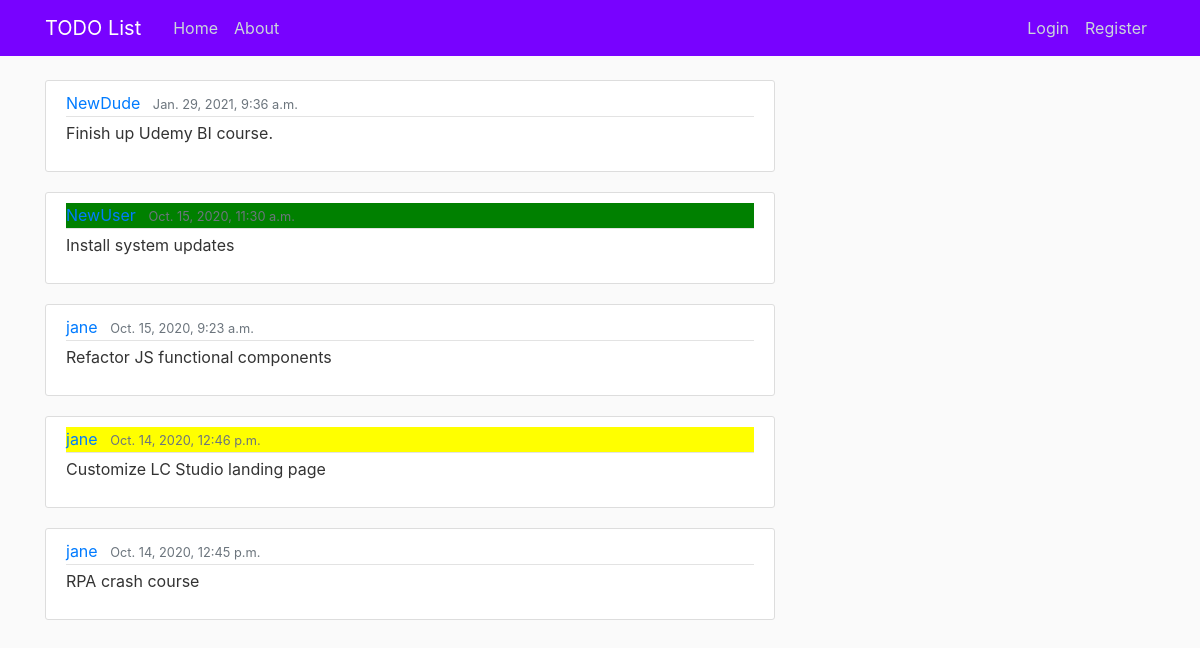
The page / on the database its author committed.
### todo/models.py (models this page shows, shortened)
class Todo(models.Model):
    state = models.CharField(max_length=100)
    content = models.TextField()
    date_posted = models.DateTimeField(default=timezone.now)
    author = models.ForeignKey(User, on_delete=models.CASCADE)

### todo/views.py (the view)
# urls.py: path('', TodoListView.as_view(), name='todo-home'),
class TodoListView(ListView):
    model = Todo
    template_name = 'todo/home.html'
    context_object_name = 'todos'
    ordering = ['-date_posted']

### todo/templates/todo/home.html (shortened to what this page needs)
{% extends "todo/base.html" %}
{%block content%}
    {%for todo in todos%}
        <article class="media content-section">
          <div class="media-body">
            <div class="article-metadata {{ todo.state }}">
              <a class="mr-2" href="{% url 'todo-detail' todo.id %}">{{ todo.author }}</a>
              <small class="text-muted">{{ todo.date_posted }}</small>
            </div>
            <p class="article-content">{{ todo.content }}</p>
          </div>
        </article>
    {%endfor%}
{% endblock%}

### todo/templates/todo/base.html (shortened to what this page needs)
<!DOCTYPE html>
<html lang="en">
{% load static %}
<head>
    <link rel="stylesheet" href="https://maxcdn.bootstrapcdn.com/bootstrap/4.0.0/css/bootstrap.min.css">
    <link rel="stylesheet" href="{% static 'todo/main.css'%} ">
</head>
<body>
<header class="site-header">
    <nav class="navbar navbar-expand-md navbar-dark bg-steel fixed-top">
        <div class="container">
          <a class="navbar-brand mr-4" href="/">TODO List</a>
          <div class="collapse navbar-collapse" id="navbarToggle">
            <div class="navbar-nav mr-auto">
              <a class="nav-item nav-link" href="{% url 'todo-home' %}">Home</a>
              <a class="nav-item nav-link" href="{% url 'about' %}">About</a>
            </div>
            <div class="navbar-nav">
                {% if user.is_authenticated %}
                 <a class="nav-item nav-link" href="{% url 'todo-create'%}">New TODO</a>
                 <a class="nav-item nav-link" href="{% url 'profile'%}">Profile</a>
                  <a class="nav-item nav-link" href="{% url 'logout'%}">Logout</a>
                {% else %}
                  <a class="nav-item nav-link" href="{% url 'login'%}">Login</a>
                  <a class="nav-item nav-link" href="{% url 'register'%}">Register</a>
                {% endif %}
            </div>
          </div>
        </div>
      </nav>
      </header>
    <main role="main" class="container">
        <div class="row">
        <div class="col-md-8">
          {% block content %}{% endblock %}
        </div>
      </div>
    </main>
</body>
</html>

### todo/static/todo/main.css (style rules this page uses)
body { background: #fafafa; color: #333333; margin-top: 5rem; }
.bg-steel { background-color: #7802ff; }
.site-header .navbar-nav .nav-link { color: #cbd5db; }
.content-section { background: #ffffff; padding: 10px 20px; border: 1px solid #dddddd; border-radius: 3px; margin-bottom: 20px; }
.article-content { white-space: pre-line; }
.article-metadata { padding-bottom: 1px; margin-bottom: 4px; border-bottom: 1px solid #e3e3e3 }
.green { background-color: green; }
.yellow { background-color: yellow; }
.white { background-color: white; }

### rows shown on the page
Todo: author "NewDude", date_posted "Jan. 29, 2021, 9:36 a.m.", content "Finish up Udemy BI course."
Todo: author "NewUser", date_posted "Oct. 15, 2020, 11:30 a.m.", content "Install system updates"
Todo: author "jane", date_posted "Oct. 15, 2020, 9:23 a.m.", content "Refactor JS functional components"
Todo: author "jane", date_posted "Oct. 14, 2020, 12:46 p.m.", content "Customize LC Studio landing page"
Todo: author "jane", date_posted "Oct. 14, 2020, 12:45 p.m.", content "RPA crash course"
